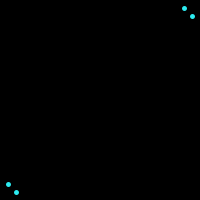
Frame 1 (no input)
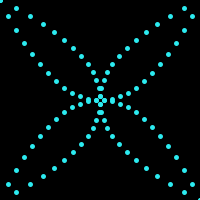
Frame 60 (the mouse pressed at the canvas centre just before this capture)
Frame 120 (the mouse held since frame 60 and released just before this capture): identical to frame 60, image omitted

The Processing sketch that drew these frames (run headless with seeded random() and noise(); from frame 60 on, the mouse is pressed at the canvas centre):

// Processing sketch: processing_93614
// ── processing_93614.pde

int x=-100;
 int y=05;
 void setup (){
  size (200, 200);
  background (0);
}
   
 void draw (){
  int spacing= 8;
  int endegs= 200;
  stroke (44,235,240);
  strokeWeight(5);
    x=x+spacing;
    point (x+100,x*x/100+100);
     point (-x+100,-x*x/100+100);
      point (x*x/100+100, x+100);
     point (-x*x/100+100, -x+100);
   
     
  }
